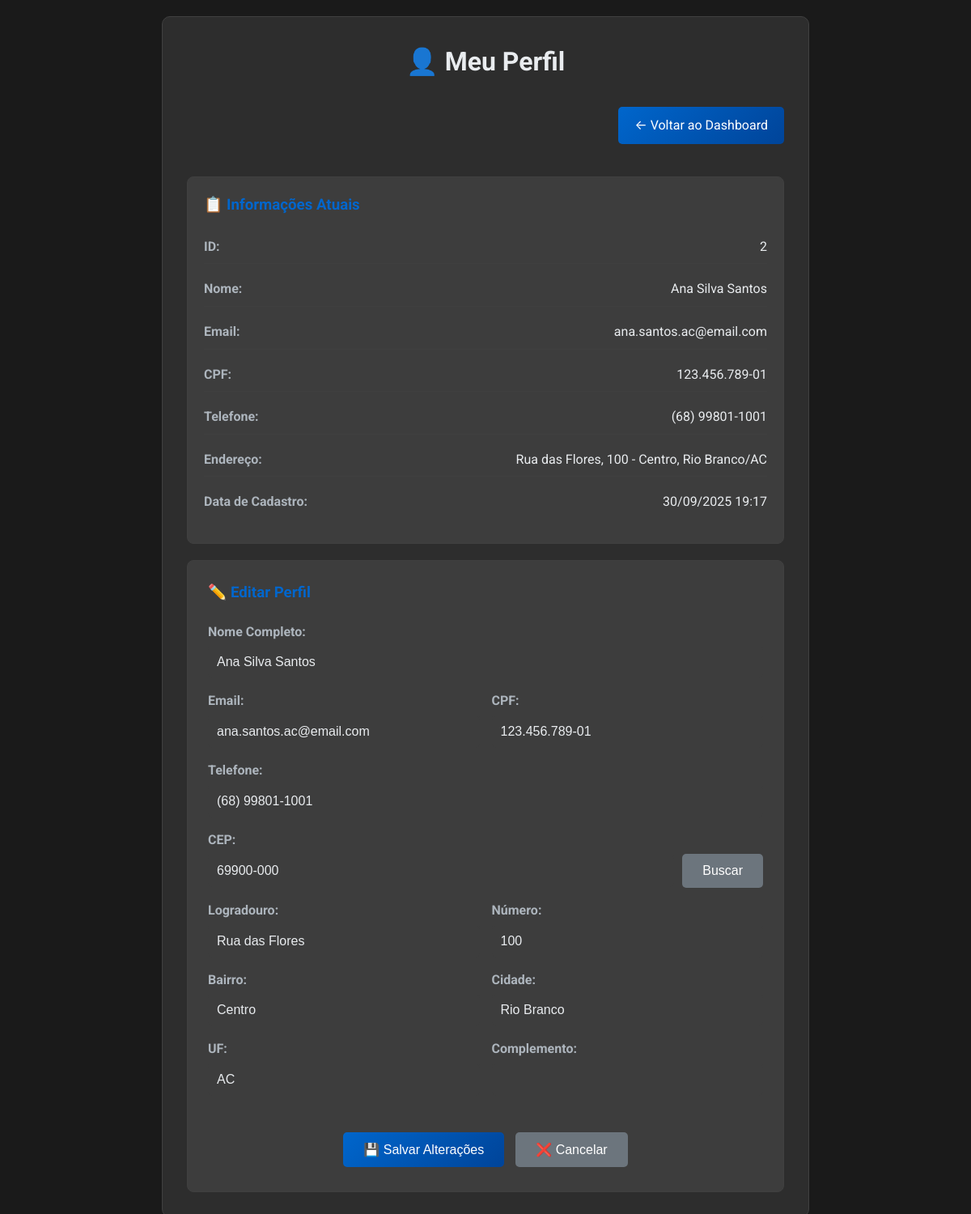
Page /meu_perfil.php (signed in) on the committed database.
### tables this page shows
CREATE TABLE `usuarios` (
  `id` int(11) NOT NULL,
  `nome_completo` varchar(255) NOT NULL,
  `email` varchar(255) NOT NULL,
  `cpf` varchar(14) NOT NULL,
  `telefone` varchar(20) NOT NULL,
  `cep` varchar(9) NOT NULL,
  `logradouro` varchar(255) NOT NULL,
  `bairro` varchar(100) NOT NULL,
  `localidade` varchar(100) NOT NULL,
  `uf` varchar(2) NOT NULL,
  `complemento` varchar(255) DEFAULT NULL,
  `numero` varchar(20) NOT NULL,
  `senha` varchar(255) NOT NULL,
  `role` enum('admin','user') DEFAULT 'user',
  `foto_perfil` varchar(255) DEFAULT NULL,
  `created_at` timestamp NOT NULL DEFAULT current_timestamp(),
  `updated_at` timestamp NOT NULL DEFAULT current_timestamp() ON UPDATE current_timestamp(),
  `deleted_at` timestamp NULL DEFAULT NULL
);

### meu_perfil.php (the view, shortened to what this page needs)
<?php
$host = 'localhost';
$dbname = 'registro_agil';
$username = 'root';
$password = '';
try {
    $pdo = new PDO("mysql:host=$host;dbname=$dbname;charset=utf8", $username, $password);
    $pdo->setAttribute(PDO::ATTR_ERRMODE, PDO::ERRMODE_EXCEPTION);
    $sql = "SELECT * FROM usuarios WHERE id = ?";
    $stmt = $pdo->prepare($sql);
    $stmt->execute([$_SESSION['user_id']]);
    $usuario = $stmt->fetch();
} catch (PDOException $e) {
    $message = "❌ Erro de conexão: " . $e->getMessage();
}
?>
<!DOCTYPE html>
<html lang="pt-BR">
<head>
    <link rel="stylesheet" href="style.css">
</head>
<body>
    <div class="container">
        <h1>👤 Meu Perfil</h1>
        <div style="margin-bottom: 20px; text-align: right;">
            <a href="dashboard.php" class="back-link">← Voltar ao Dashboard</a>
        </div>
        <div class="user-info">
            <h3>📋 Informações Atuais</h3>
            <div class="info-item">
                <span class="info-label">ID:</span>
                <span class="info-value"><?php echo $usuario['id']; ?></span>
            </div>
            <div class="info-item">
                <span class="info-label">Nome:</span>
                <span class="info-value"><?php echo htmlspecialchars($usuario['nome_completo']); ?></span>
            </div>
            <div class="info-item">
                <span class="info-label">Email:</span>
                <span class="info-value"><?php echo htmlspecialchars($usuario['email']); ?></span>
            </div>
            <div class="info-item">
                <span class="info-label">CPF:</span>
                <span class="info-value"><?php echo htmlspecialchars($usuario['cpf']); ?></span>
            </div>
            <div class="info-item">
                <span class="info-label">Telefone:</span>
                <span class="info-value"><?php echo htmlspecialchars($usuario['telefone']); ?></span>
            </div>
            <div class="info-item">
                <span class="info-label">Endereço:</span>
                <span class="info-value"><?php echo htmlspecialchars($usuario['logradouro'] . ', ' . $usuario['numero'] . ' - ' . $usuario['bairro'] . ', ' . $usuario['localidade'] . '/' . $usuario['uf']); ?></span>
            </div>
            <div class="info-item">
                <span class="info-label">Data de Cadastro:</span>
                <span class="info-value"><?php echo date('d/m/Y H:i', strtotime($usuario['created_at'])); ?></span>
            </div>
        </div>
        <form method="POST" style="background: #3d3d3d; padding: 25px; border-radius: 8px; border: 1px solid #404040;">
            <h3 style="color: #0066cc; margin-bottom: 20px;">✏️ Editar Perfil</h3>
            <div class="form-group">
                <label for="nome">Nome Completo:</label>
                <input type="text" id="nome" name="nome" value="<?php echo htmlspecialchars($usuario['nome_completo']); ?>" required>
            </div>
            <div class="form-row">
                <div class="form-group">
                    <label for="email">Email:</label>
                    <input type="email" id="email" name="email" value="<?php echo htmlspecialchars($usuario['email']); ?>" required>
                </div>
                <div class="form-group">
                    <label for="cpf">CPF:</label>
                    <input type="text" id="cpf" name="cpf" value="<?php echo htmlspecialchars($usuario['cpf']); ?>" required>
                </div>
            </div>
            <div class="form-group">
                <label for="telefone">Telefone:</label>
                <input type="text" id="telefone" name="telefone" value="<?php echo htmlspecialchars($usuario['telefone']); ?>" required>
            </div>
            <div class="form-group">
                <label for="cep">CEP:</label>
                <div style="display: flex; gap: 10px; align-items: center;">
                    <input type="text" id="cep" name="cep" value="<?php echo htmlspecialchars($usuario['cep']); ?>" required style="flex: 1;">
                    <button type="button" onclick="buscarCepManual()" class="btn btn-secondary" style="margin: 0;">Buscar</button>
                </div>
            </div>
            <div class="form-row">
                <div class="form-group">
                    <label for="logradouro">Logradouro:</label>
                    <input type="text" id="logradouro" name="logradouro" value="<?php echo htmlspecialchars($usuario['logradouro']); ?>" readonly>
                </div>
                <div class="form-group">
                    <label for="numero">Número:</label>
                    <input type="text" id="numero" name="numero" value="<?php echo htmlspecialchars($usuario['numero']); ?>" required>
                </div>
            </div>
            <div class="form-row">
                <div class="form-group">
                    <label for="bairro">Bairro:</label>
                    <input type="text" id="bairro" name="bairro" value="<?php echo htmlspecialchars($usuario['bairro']); ?>" readonly>
                </div>
                <div class="form-group">
                    <label for="localidade">Cidade:</label>
                    <input type="text" id="localidade" name="localidade" value="<?php echo htmlspecialchars($usuario['localidade']); ?>" readonly>
                </div>
            </div>
            <div class="form-row">
                <div class="form-group">
                    <label for="uf">UF:</label>
                    <input type="text" id="uf" name="uf" value="<?php echo htmlspecialchars($usuario['uf']); ?>" readonly>
                </div>
                <div class="form-group">
                    <label for="complemento">Complemento:</label>
                    <input type="text" id="complemento" name="complemento" value="<?php echo htmlspecialchars($usuario['complemento']); ?>">
                </div>
            </div>
            <div style="text-align: center; margin-top: 25px;">
                <button type="submit" class="btn btn-primary">💾 Salvar Alterações</button>
                <button type="button" class="btn btn-secondary" onclick="window.location.href='dashboard.php'">❌ Cancelar</button>
            </div>
        </form>
    </div>
</body>
</html>

### style.css (style rules this page uses)
* { margin: 0; padding: 0; box-sizing: border-box; }
body { font-family: 'Roboto', -apple-system, BlinkMacSystemFont, 'Segoe UI', Tahoma, Geneva, Verdana, sans-serif; line-height: 1.6; color: #e9ecef; background-color: #1a1a1a; }
.container { max-width: 1200px; margin: 0 auto; padding: 0 20px; }
.btn { display: inline-block; padding: 12px 24px; background: linear-gradient(135deg, #0066cc 0%, #004499 100%); color: white; text-decoration: none; border-radius: 8px; border: none; cursor: pointer; font-size: 16px; font-weight: 500; transition: all 0.3s ease; text-align: center; }
.btn-secondary { background: linear-gradient(135deg, #6c757d 0%, #495057 100%); }
.form-group { margin-bottom: 20px; }
.form-group label { display: block; margin-bottom: 8px; font-weight: 600; color: #adb5bd; }
.form-group input, .form-group select, .form-group textarea { width: 100%; padding: 12px; border: 2px solid transparent; border-radius: 8px; font-size: 16px; background-color: #3d3d3d; color: #e9ecef; transition: border-color 0.3s ease; }

### meu_perfil.php (style rules this page uses)
body { background: #1a1a1a; padding: 20px; color: #e9ecef; }
.container { max-width: 800px; margin: 0 auto; background: #2d2d2d; padding: 30px; border-radius: 10px; border: 1px solid #404040; }
h1 { text-align: center; color: #e9ecef; margin-bottom: 30px; }
.back-link { display: inline-block; margin-bottom: 20px; padding: 10px 20px; background: linear-gradient(135deg, #0066cc 0%, #004499 100%); color: white; text-decoration: none; border-radius: 5px; }
.form-group { margin-bottom: 15px; }
.form-group label { display: block; margin-bottom: 5px; font-weight: bold; color: #adb5bd; }
.form-group input { width: 100%; padding: 10px; border: 1px solid transparent; border-radius: 5px; background-color: #3d3d3d; color: #e9ecef; box-sizing: border-box; }
.form-row { display: grid; grid-template-columns: 1fr 1fr; gap: 15px; }
.btn { padding: 12px 25px; border: none; border-radius: 5px; cursor: pointer; text-decoration: none; display: inline-block; margin: 5px; font-size: 16px; }
.btn-primary { background: linear-gradient(135deg, #0066cc 0%, #004499 100%); color: white; }
.btn-secondary { background: #6c757d; color: white; }
.user-info { background: #3d3d3d; padding: 20px; border-radius: 8px; margin-bottom: 20px; border: 1px solid #404040; }
.user-info h3 { color: #0066cc; margin-bottom: 15px; }
.info-item { display: flex; justify-content: space-between; margin-bottom: 10px; padding: 8px 0; border-bottom: 1px solid #404040; }
.info-item:last-child { border-bottom: none; }
.info-label { font-weight: bold; color: #adb5bd; }
.info-value { color: #e9ecef; }

### rows in the picture
usuarios: id "2", nome_completo "Ana Silva Santos", email "ana.santos.ac@email.com", cpf "123.456.789-01", telefone "(68) 99801-1001", logradouro+numero+bairro "Rua das Flores, 100 - Centro, Rio Branco/AC", created_at "30/09/2025 19:17", nome "Ana Silva Santos", cep "69900-000", logradouro "Rua das Flores", numero "100", bairro "Centro", localidade "Rio Branco", uf "AC"
